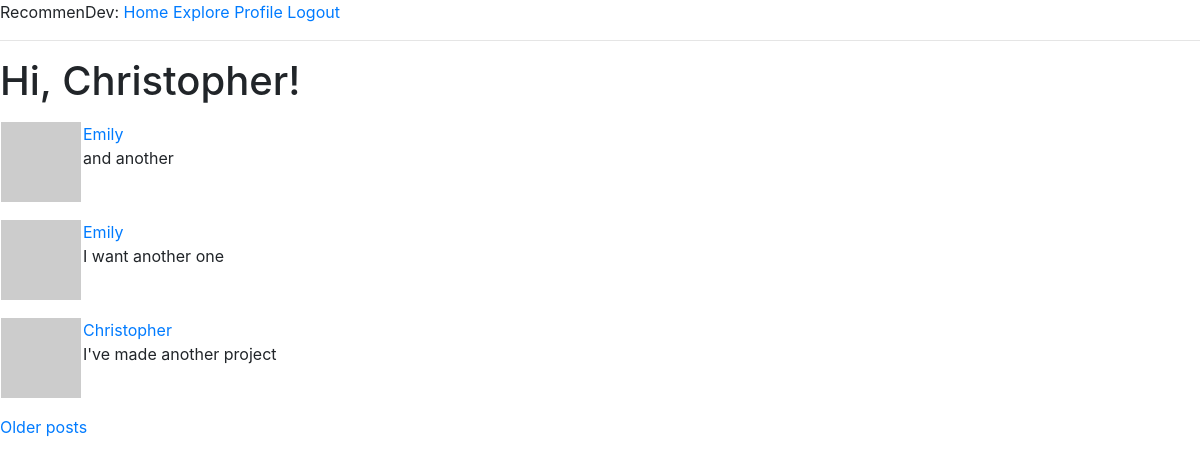
The page /explore (signed in) on the database as committed earlier.
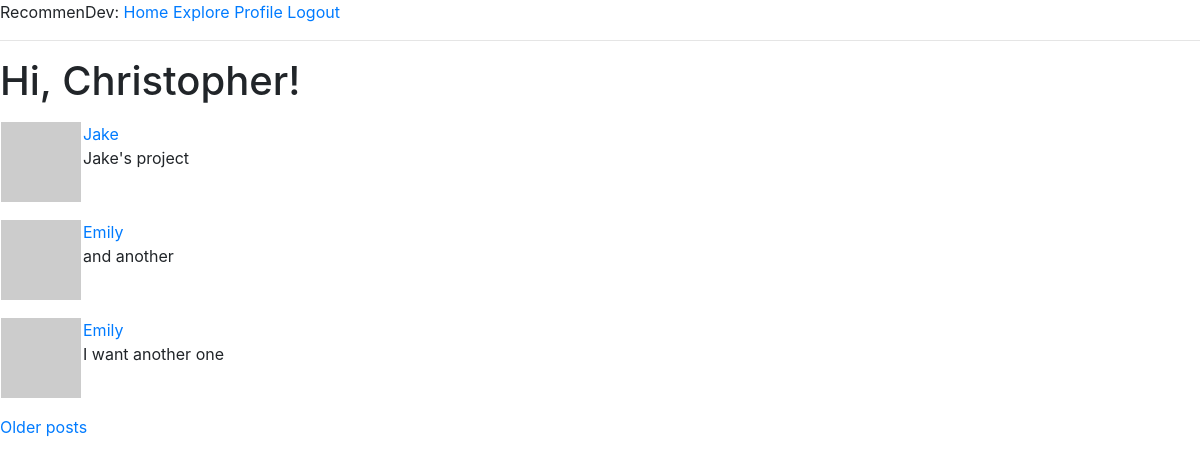
The same page on the database as committed later.
### app/models.py (models this page shows, shortened)
class User(UserMixin, db.Model):
    id = db.Column(db.Integer, primary_key=True)
    username = db.Column(db.String(30), index=True, unique=True)
    email = db.Column(db.String(50), index=True, unique=True)
    password_hash = db.Column(db.String(128))
    projects = db.relationship('Project', backref='owner', lazy='dynamic')
    about_me = db.Column(db.String(140))
    last_seen = db.Column(db.DateTime, default=datetime.utcnow)
    followed = db.relationship(
        'User', secondary=followers,
        primaryjoin=(followers.c.follower_id == id),
        secondaryjoin=(followers.c.followed_id == id),
        backref=db.backref('followers', lazy='dynamic'), lazy='dynamic')
    def avatar(self, size):
        digest = md5(self.email.lower().encode('utf-8')).hexdigest()
        return 'https://www.gravatar.com/avatar/{}?d=retro&s={}'.format(digest, size)

class Project(db.Model):
    id = db.Column(db.Integer, primary_key=True)
    user_id = db.Column(db.Integer, db.ForeignKey('user.id'))
    title = db.Column(db.String(60))
    description = db.Column(db.String(150))
    timestamp = db.Column(db.DateTime, index=True, default=datetime.utcnow)
    language = db.Column(db.String(15))
    git_url = db.Column(db.String(50))
    img_url = db.Column(db.String(50))

### app/routes.py (the view)
@app.route('/explore')
@login_required
def explore():
    page = request.args.get('page', 1, type=int)
    projects = Project.query.order_by(Project.timestamp.desc()).paginate(page, app.config['POSTS_PER_PAGE'], False)
    next_url = url_for('explore', page=projects.next_num) \
        if projects.has_next else None
    prev_url = url_for('explore', page=projects.prev_num) \
        if projects.has_prev else None
    return render_template('index.html', title='Explore', projects=projects.items, next_url=next_url, prev_url=prev_url)

### app/models.py (called while the page is built)
@login.user_loader
def load_user(id):
    return User.query.get(int(id))

### app/routes.py (called while the page is built)
@app.before_request
def before_request():
    if current_user.is_authenticated:
        current_user.last_seen = datetime.utcnow()
        db.session.commit()

### app/templates/index.html (shortened to what this page needs)
{% extends "base.html" %}
{% block content %}
    <h1>Hi, {{ current_user.username }}!</h1>
    {% for project in projects %}
    <p>
        {% include '_project.html' %}
    </p>
    {% endfor %}
    {% if next_url %}
    <a href="{{ next_url }}">Older posts</a>
    {% endif %}
{% endblock %}

### app/templates/base.html (shortened to what this page needs)
<!DOCTYPE html>
<html lang="en">
<head>
    <link rel="stylesheet" href="https://stackpath.bootstrapcdn.com/bootstrap/4.5.2/css/bootstrap.min.css">
</head>
<body>
    <div>
        RecommenDev:
        <a href="{{ url_for('index') }}">Home</a>
        {% if current_user.is_anonymous %}
        <a href="{{ url_for('login') }}">Login</a>
        {% else %}
        <a href="{{ url_for('explore') }}">Explore</a>
        <a href="{{ url_for('user', username=current_user.username) }}">Profile</a>
        <a href="{{ url_for('logout') }}">Logout</a>
        {% endif %}
    </div>
    <hr>
    {% block content %}{% endblock %}
</body>
</html>

### app/templates/_project.html
<table>
    <tr valign="top">
        <td><img src="{{ project.owner.avatar(36) }}"></td>
        <td>
            <a href="{{ url_for('user', username=project.owner.username) }}">
                {{ project.owner.username }}
            </a>
            <br>{{ project.title }}
        </td>
    </tr>
</table>

Rows that differ between the two databases and show on the page:
no longer on this page (row unchanged): Project: owner.username "Christopher", title "I've made another project"
added Project: owner.username "Jake", title "Jake's project"
